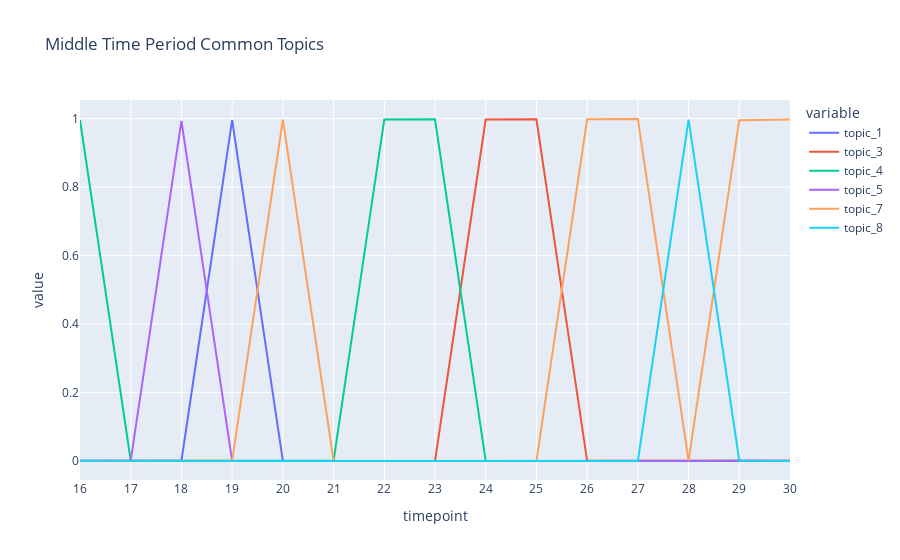

Notebook source saved alongside this figure:
### Markdown cell above
# Middle Time

### Code cell
td = pd.DataFrame()
for timepoint in range(best_mdl.num_timepoints):
    td_tmp = pd.DataFrame(
        np.stack([doc.get_topic_dist() for doc in best_mdl.docs if doc.timepoint == timepoint]),
        columns=["topic_{}".format(i + 1) for i in range(best_mdl.k)],
    )
    td_tmp["timepoint"] = timepoint
    td = pd.concat([td, td_tmp], ignore_index=True)
    del td_tmp

td_middle = td[td['timepoint']>15]
td_middle = td_middle[td_middle['timepoint']<=30]

import plotly.express as px
fig = px.line(td_middle, x="timepoint", y=['topic_1', 'topic_3', 'topic_4', 'topic_5', 'topic_7', 'topic_8'],
            #   hover_data={"timepoint": "|%B %d, %Y"},
              title='Middle Time Period Common Topics')
fig.update_xaxes(
    dtick="M1",
    tickformat="%b %d",
    ticklabelmode="period")
fig.show()

### Figure 1 — Plotly figure (JSON) as saved in the notebook; plotly's stock layout.template omitted (floating-point values rounded to 4 significant figures)
{"data": [{"hovertemplate": "variable=topic_1<br>timepoint=%{x}<br>value=%{y}<extra></extra>", "legendgroup": "topic_1", "line": {"color": "#636efa", "dash": "solid"}, "marker": {"symbol": "circle"}, "mode": "lines", "name": "topic_1", "orientation": "v", "showlegend": true, "type": "scatter", "x": [16, 17, 18, 19, 20, 21, 22, 23, 24, 25, 26, 27, 28, 29, 30], "xaxis": "x", "y": [0.0007643, 0.00113, 0.001046, 0.9959, 0.0004442, 0.000245, 0.0003733, 0.000341, 0.0005249, 0.0003032, 0.0002327, 0.0001453, 0.0002416, 0.0002792, 0.0003961], "yaxis": "y"}, {"hovertemplate": "variable=topic_3<br>timepoint=%{x}<br>value=%{y}<extra></extra>", "legendgroup": "topic_3", "line": {"color": "#EF553B", "dash": "solid"}, "marker": {"symbol": "circle"}, "mode": "lines", "name": "topic_3", "orientation": "v", "showlegend": true, "type": "scatter", "x": [16, 17, 18, 19, 20, 21, 22, 23, 24, 25, 26, 27, 28, 29, 30], "xaxis": "x", "y": [0.0002134, 0.000681, 0.0006993, 0.0006185, 0.00017, 0.0003048, 0.0003733, 0.0003969, 0.9974, 0.9981, 0.0006867, 0.0001453, 0.0004311, 0.0006877, 0.0005428], "yaxis": "y"}, {"hovertemplate": "variable=topic_4<br>timepoint=%{x}<br>value=%{y}<extra></extra>", "legendgroup": "topic_4", "line": {"color": "#00cc96", "dash": "solid"}, "marker": {"symbol": "circle"}, "mode": "lines", "name": "topic_4", "orientation": "v", "showlegend": true, "type": "scatter", "x": [16, 17, 18, 19, 20, 21, 22, 23, 24, 25, 26, 27, 28, 29, 30], "xaxis": "x", "y": [0.9965, 0.001804, 0.001046, 0.0006185, 0.0007183, 0.001022, 0.9979, 0.9985, 0.0006403, 0.0001324, 6.243e-05, 0.0001099, 0.0001942, 0.0004834, 0.0001027], "yaxis": "y"}, {"hovertemplate": "variable=topic_5<br>timepoint=%{x}<br>value=%{y}<extra></extra>", "legendgroup": "topic_5", "line": {"color": "#ab63fa", "dash": "solid"}, "marker": {"symbol": "circle"}, "mode": "lines", "name": "topic_5", "orientation": "v", "showlegend": true, "type": "scatter", "x": [16, 17, 18, 19, 20, 21, 22, 23, 24, 25, 26, 27, 28, 29, 30], "xaxis": "x", "y": [0.0008331, 0.001205, 0.9935, 0.0004961, 0.00017, 0.001022, 0.0002156, 6.149e-05, 0.0002942, 0.0005167, 6.243e-05, 7.442e-05, 0.000289, 0.0005515, 0.0005428], "yaxis": "y"}, {"hovertemplate": "variable=topic_7<br>timepoint=%{x}<br>value=%{y}<extra></extra>", "legendgroup": "topic_7", "line": {"color": "#FFA15A", "dash": "solid"}, "marker": {"symbol": "circle"}, "mode": "lines", "name": "topic_7", "orientation": "v", "showlegend": true, "type": "scatter", "x": [16, 17, 18, 19, 20, 21, 22, 23, 24, 25, 26, 27, 28, 29, 30], "xaxis": "x", "y": [0.00042, 0.001579, 0.001046, 0.0004961, 0.9976, 0.001141, 0.0002682, 0.0002292, 0.0002942, 0.0003032, 0.9984, 0.9992, 0.001094, 0.9959, 0.9976], "yaxis": "y"}, {"hovertemplate": "variable=topic_8<br>timepoint=%{x}<br>value=%{y}<extra></extra>", "legendgroup": "topic_8", "line": {"color": "#19d3f3", "dash": "solid"}, "marker": {"symbol": "circle"}, "mode": "lines", "name": "topic_8", "orientation": "v", "showlegend": true, "type": "scatter", "x": [16, 17, 18, 19, 20, 21, 22, 23, 24, 25, 26, 27, 28, 29, 30], "xaxis": "x", "y": [0.0005577, 0.0009804, 0.001392, 0.0004961, 0.0003345, 0.0003048, 0.0002682, 0.0001174, 0.0005249, 0.0002605, 0.000403, 0.0001807, 0.9976, 0.001028, 0.0001516], "yaxis": "y"}], "layout": {"legend": {"title": {"text": "variable"}, "tracegroupgap": 0}, "title": {"text": "Middle Time Period Common Topics"}, "xaxis": {"anchor": "y", "domain": [0, 1], "dtick": "M1", "tickformat": "%b %d", "ticklabelmode": "period", "title": {"text": "timepoint"}}, "yaxis": {"anchor": "x", "domain": [0, 1], "title": {"text": "value"}}}}
